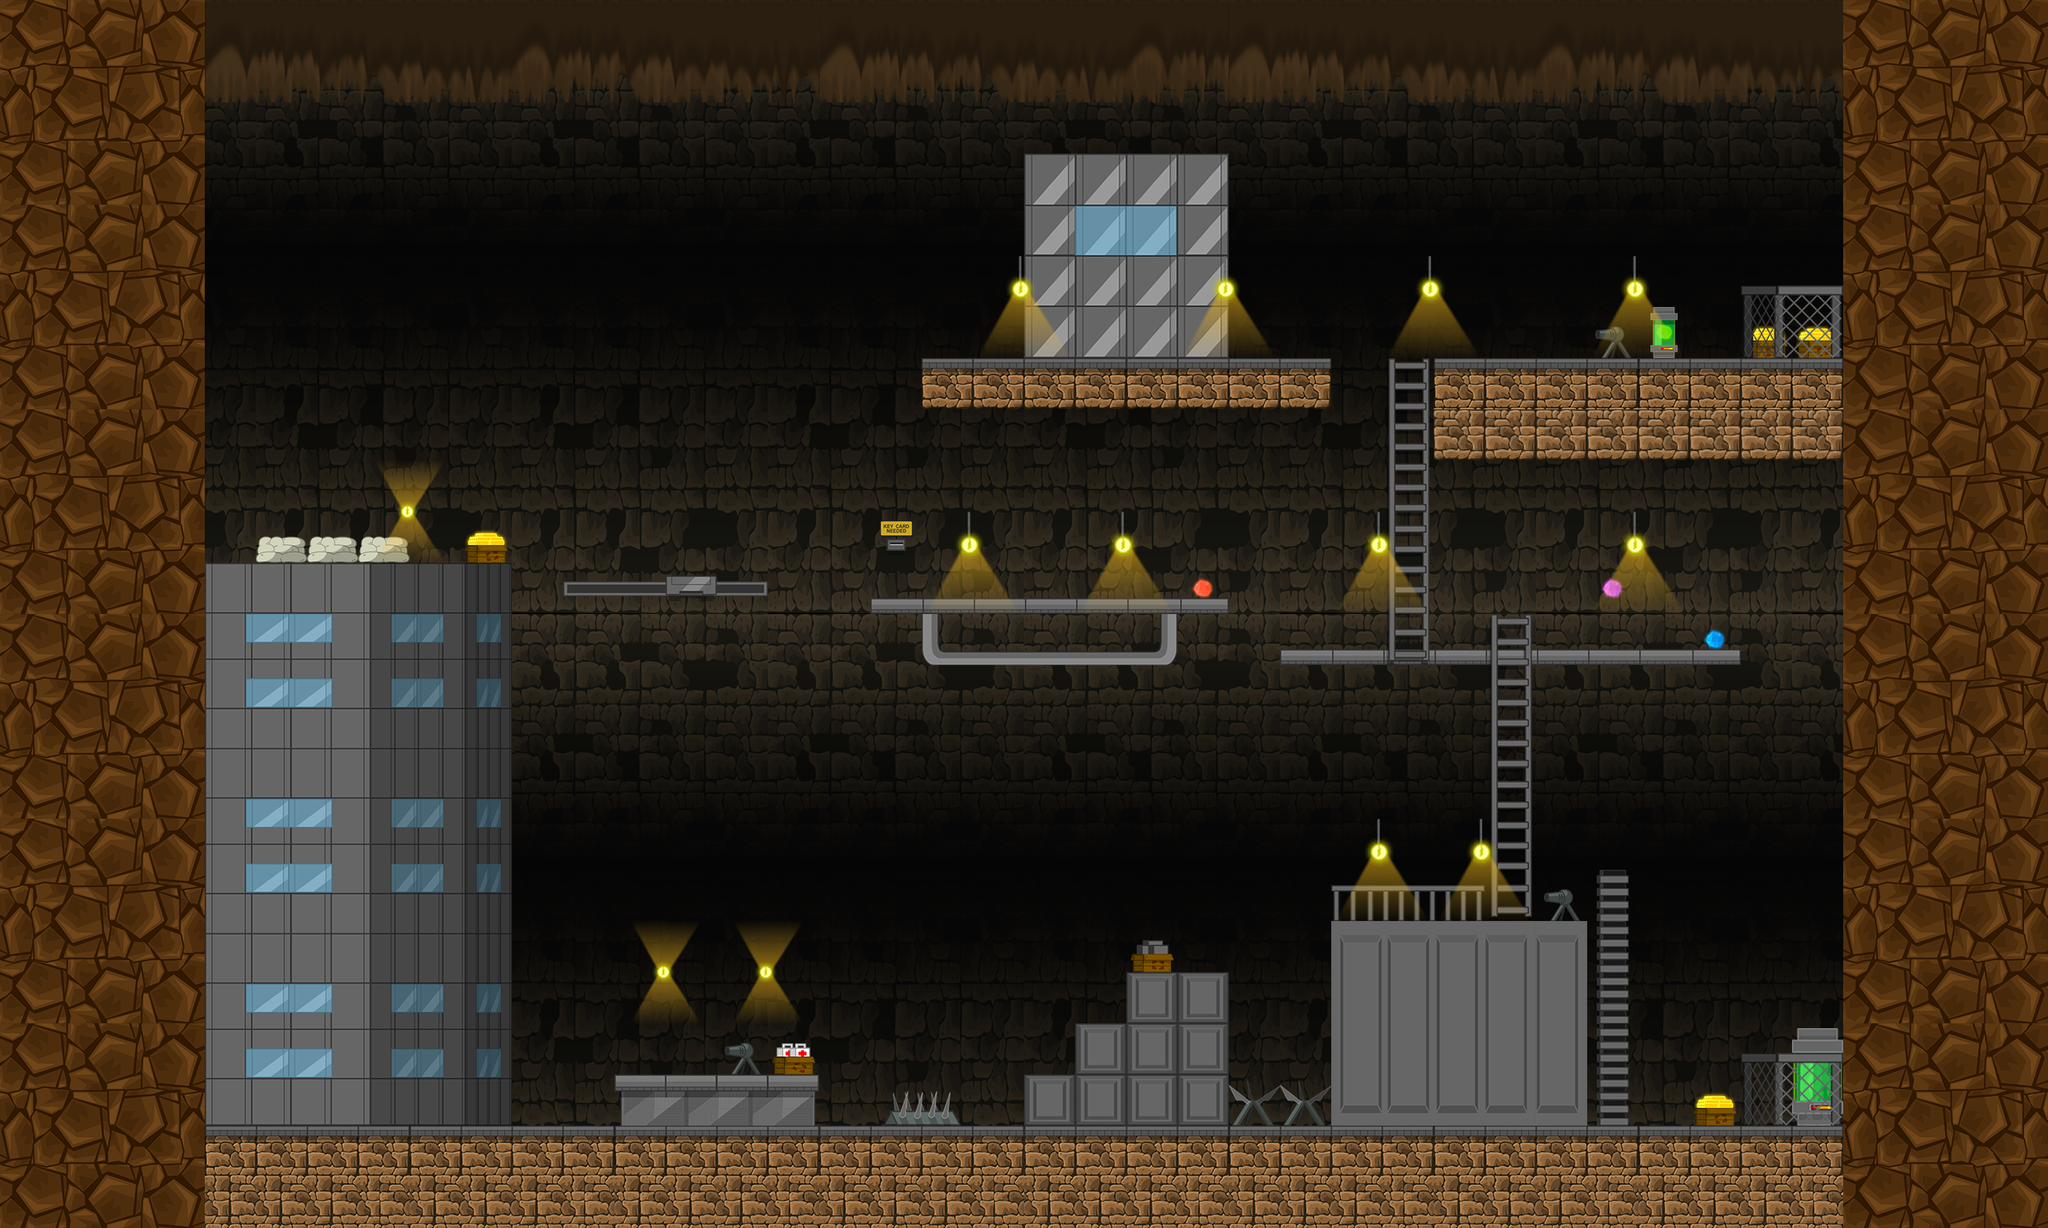

This game map was drawn from its Tiled (.tmx) file and the tilesets committed beside it. A one-line description and the trimmed map source follow:
An orthogonal 40x24 tile map with 64x64 px tiles, 3 tile layers (Tile Layer 1, Tile Layer 2, Tile Layer 3), 6 tilesets and 8 objects (cheeseburger).

<map version="1.0" orientation="orthogonal" renderorder="left-up" width="40" height="24" tilewidth="64" tileheight="64">
 <tileset firstgid="1" name="Backgrounds.1" tilewidth="64" tileheight="64">
  <image source="spritesheets/Backgrounds.1.png" width="1024" height="1024" />
 </tileset>
 <tileset firstgid="257" name="Items.1" tilewidth="64" tileheight="64">
  <image source="spritesheets/Items.1.png" width="320" height="320" />
 </tileset>
 <tileset firstgid="282" name="Structural.1" tilewidth="64" tileheight="64">
  <image source="spritesheets/Structural.1.png" width="1088" height="1088" />
  <tile id="0">
   <properties>
    <property name="SKACollisionType" value="SKACollisionTypeRect" />
   </properties>
  </tile>
  <tile id="1">
   <properties>
    <property name="SKACollisionType" value="SKACollisionTypeRect" />
   </properties>
  </tile>
  <tile id="2">
   <properties>
    <property name="SKACollisionType" value="SKACollisionTypeRect" />
   </properties>
  </tile>
  <tile id="3">
   <properties>
    <property name="SKACollisionType" value="SKACollisionTypeRect" />
   </properties>
  </tile>
 </tileset>
 <tileset firstgid="571" name="Tiles.1" tilewidth="64" tileheight="64">
  <image source="spritesheets/Tiles.1.png" width="512" height="512" />
 </tileset>
 <tileset firstgid="635" name="Walls.1" tilewidth="64" tileheight="64">
  <image source="spritesheets/Walls.1.png" width="1024" height="1024" />
 </tileset>
 <tileset firstgid="891" name="Platforms.1" tilewidth="64" tileheight="64">
  <image source="spritesheets/Platforms.1.png" width="768" height="768" />
 </tileset>
 <layer name="Tile Layer 1" width="40" height="24">
  <data>[960 cells, 960 non-empty, 60 distinct tile ids]</data>
 </layer>
 <layer name="Tile Layer 2" width="40" height="24">
  <data>[960 cells, 530 non-empty, 196 distinct tile ids]</data>
 </layer>
 <layer name="Tile Layer 3" width="40" height="24">
  <data>[960 cells, 58 non-empty, 18 distinct tile ids]</data>
 </layer>
 <objectgroup name="Object Layer 1">
  <object name="pizza" type="cheeseburger" x="793.939" y="242.424" width="290.909" height="239.394">
   <properties>
    <property name="customKey" value="value of sorts" />
   </properties>
  </object>
  <object x="238.303" y="1407.64" width="2066.84" height="15.497">
   <properties>
    <property name="SKACollisionType" value="SKACollisionTypeRect" />
   </properties>
  </object>
  <object x="237.035" y="52.7362" width="17.7723" height="1354.55">
   <properties>
    <property name="SKACollisionType" value="SKACollisionTypeRect" />
   </properties>
  </object>
  <object x="1663.42" y="1157.16" width="317.107" height="244.784">
   <properties>
    <property name="SKACollisionType" value="SKACollisionTypeRect" />
   </properties>
  </object>
  <object x="1410.75" y="1217.37" width="120.599" height="196.117">
   <properties>
    <property name="SKACollisionType" value="SKACollisionTypeRect" />
   </properties>
  </object>
  <object x="1346.67" y="1284" width="65.3333" height="125.333">
   <properties>
    <property name="SKACollisionType" value="SKACollisionTypeRect" />
   </properties>
  </object>
  <object x="1282.67" y="1349.33" width="58.6667" height="56">
   <properties>
    <property name="SKACollisionType" value="SKACollisionTypeRect" />
   </properties>
  </object>
  <object x="2306.67" y="6.66667" width="12" height="1418.67">
   <properties>
    <property name="SKACollisionType" value="SKACollisionTypeRect" />
   </properties>
  </object>
 </objectgroup>
</map>